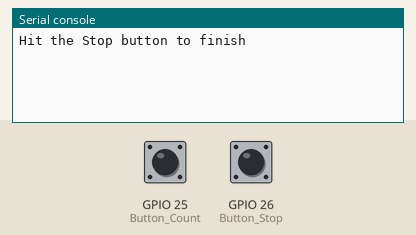
Bench run of a program on a simulated ESP32 board running MicroPython. Parts: the last lines printed to the serial console. Wiring (from the project's diagram.json): green button on GPIO 25, green button on GPIO 26. The inputs (shaded band) are chosen by the test bench; at power-on: GPIO 26 (Button_Stop) HIGH, GPIO 25 (Button_Count) HIGH.

Above: at 1.2 s.
1.3 s: GPIO 26 (Button_Stop) pulled LOW for 0.15 s
At 1.45 s:
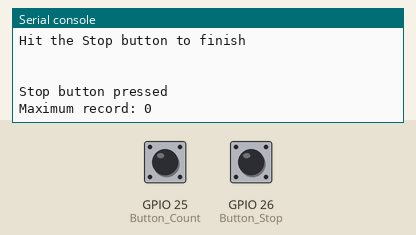
2.9 s: GPIO 25 (Button_Count) pulled LOW for 0.15 s
At 5.5 s:
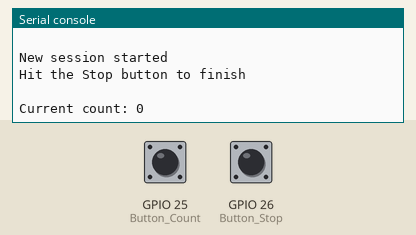
6.0 s: GPIO 25 (Button_Count) pulled LOW for 1 s
At 8.2 s:
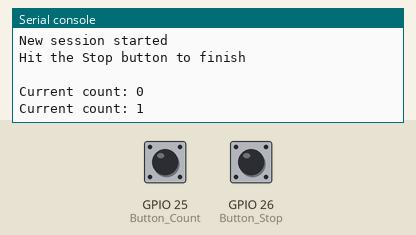
8.5 s: GPIO 26 (Button_Stop) pulled LOW for 1 s
At 10.7 s:
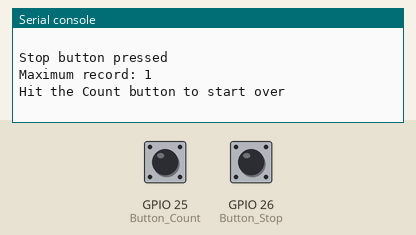

The program:

main.py
```python
# ESP32 push button counter and stop system using internal pull-up resistors
from machine import Pin
import utime

# GPIO definitions
PIN_BUTTON_COUNT = 25
PIN_BUTTON_STOP  = 26

# Configure button input pins
# Internal pull-up enabled:
# released = 1
# pressed = 0
Button_Count = Pin(PIN_BUTTON_COUNT, Pin.IN, Pin.PULL_UP)
Button_Stop  = Pin(PIN_BUTTON_STOP,  Pin.IN, Pin.PULL_UP)


# System parameters
VENTANA_MS = 2000
DEBOUNCE_MS = 30

# Counting state variables
cuenta_actual = 0
record_maximo = 0


# Software debounce function
def boton_presionado(boton):
    # Button pressed
    if boton.value() == 0:
        inicio = utime.ticks_ms()

        # Wait while button remains pressed
        while boton.value() == 0:
            if utime.ticks_diff(utime.ticks_ms(), inicio) >= DEBOUNCE_MS:
                return True

            # Reduce CPU usage
            utime.sleep_ms(1)

    return False


# Main counting function
def iniciar_conteo():
    global cuenta_actual
    global record_maximo

    # Reset variables at start
    cuenta_actual = 0
    record_maximo = 0

    print("Hit the Stop button to finish\n")

    inicio_ventana = utime.ticks_ms()

    while True:
        # Check STOP button immediately
        if boton_presionado(Button_Stop):

            print()
            print("Stop button pressed")
            print("Maximum record:", record_maximo)

            cuenta_actual = 0
            record_maximo = 0

            # Wait until STOP button release
            while Button_Stop.value() == 0:
                utime.sleep_ms(10)
            return

        # Check Button_Count
        if boton_presionado(Button_Count):

            cuenta_actual += 1

            # Wait until button release to prevent multiple counts
            while Button_Count.value() == 0:
                # STOP button takes priority
                if Button_Stop.value() == 0:
                    break

                utime.sleep_ms(1)

        # Check if 2-second window has elapsed
        ahora = utime.ticks_ms()

        if utime.ticks_diff(ahora, inicio_ventana) >= VENTANA_MS:
            # Update record
            if cuenta_actual > record_maximo:
                record_maximo = cuenta_actual

            print("Current count:", cuenta_actual)

            # Prepare next window
            cuenta_actual = 0
            inicio_ventana = ahora


# Main program loop
while True:
    iniciar_conteo()
    print("Hit the Count button to start over\n")

    while True:
        if boton_presionado(Button_Stop):
            while Button_Stop.value() == 0:
                utime.sleep_ms(10)

        if boton_presionado(Button_Count):
            # Wait for button release
            while Button_Count.value() == 0:
                utime.sleep_ms(1)

            print("New session started")
            break

        utime.sleep_ms(1)
```

Measured:
- after the input at 1.3 s, the serial console: prints a new line at once (image 1)
- after the input at 2.9 s, the serial console: prints a new line after 0.15 s (image 2)
- after the input at 6.0 s, the serial console: prints a new line after 1.1 s (image 3)
- after the input at 8.5 s, the serial console: prints a new line at once (image 4)
